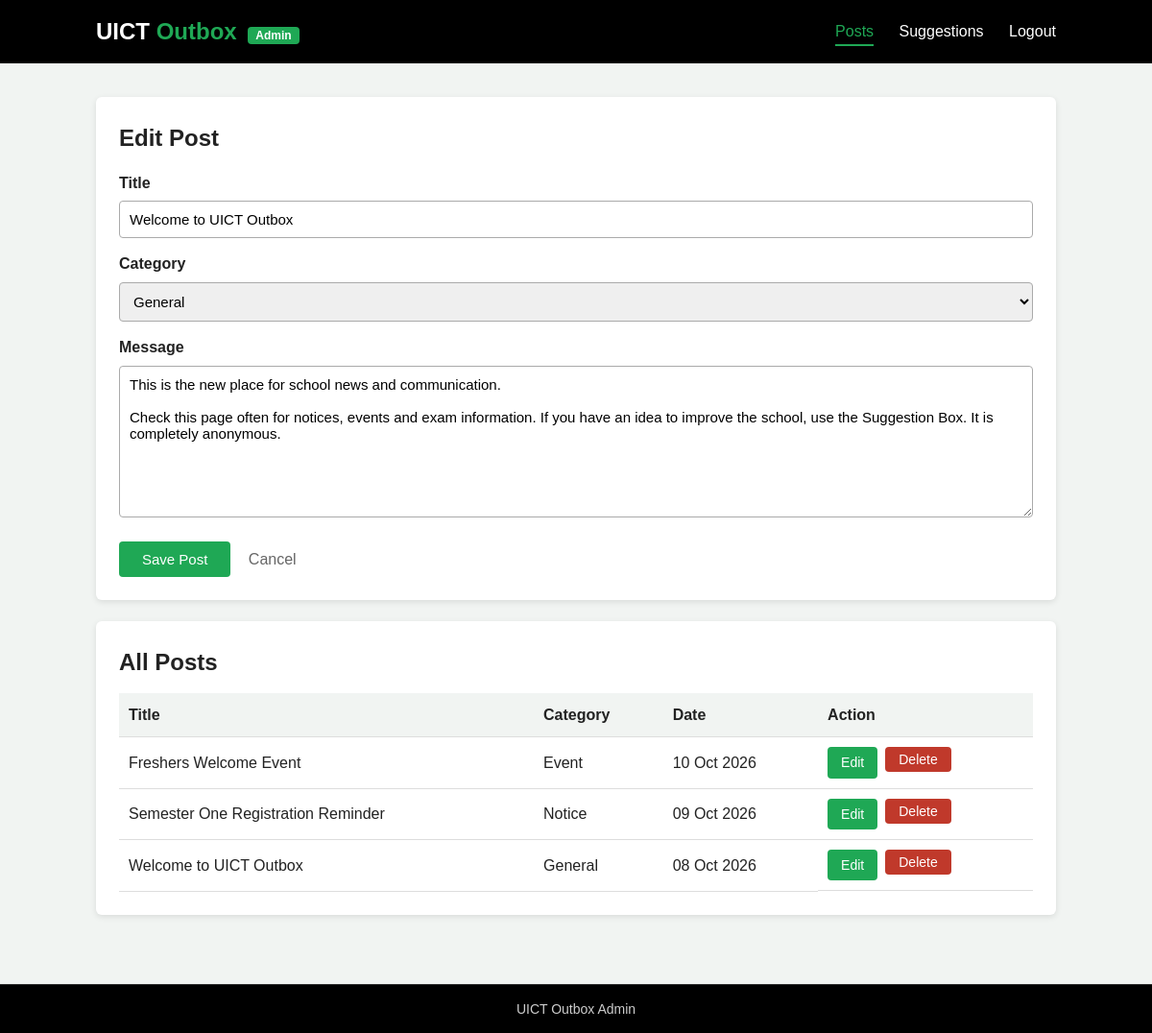
/admin/dashboard.php?edit=1 (signed in), run on the app's committed database.
### tables this page shows
CREATE TABLE posts (
id INTEGER PRIMARY KEY AUTOINCREMENT,
title TEXT NOT NULL,
category TEXT NOT NULL,
body TEXT NOT NULL,
created_at TEXT NOT NULL
);

### admin/dashboard.php (the view, shortened to what this page needs)
<?php
include "../additions/connect.php";
$categories = ["Notice", "Event", "Exam", "General"];
$id = "";
$title = "";
$category = "";
$body = "";
if (isset($_GET['edit'])) {
$stmt = $db->prepare("SELECT * FROM posts WHERE id = ?");
$stmt->execute([$_GET['edit']]);
$old = $stmt->fetch();
if ($old) {
$id = $old['id'];
$title = $old['title'];
$category = $old['category'];
$body = $old['body'];
}
}
$posts = $db->query("SELECT * FROM posts ORDER BY created_at DESC, id DESC")->fetchAll();
$unread = $db->query("SELECT COUNT(*) FROM suggestions WHERE is_read = 0")->fetchColumn();
?>
<!DOCTYPE html>
<html lang="en">
<head>
<link rel="stylesheet" href="../css/style.css">
</head>
<body>
<div class="navbar">
<div class="container">
<a href="dashboard.php" class="logo">UICT <span>Outbox</span> <small>Admin</small></a>
<div class="links">
<a href="dashboard.php" class="active">Posts</a>
<a href="suggestions.php">Suggestions<?php if ($unread > 0) { echo ' <span class="count">' . $unread . '</span>'; } ?></a>
<a href="index.php?logout=1">Logout</a>
</div>
</div>
</div>
<div class="container page">
<div class="box">
<h2><?php if ($id == "") { echo "Add New Post"; } else { echo "Edit Post"; } ?></h2>
<form method="post" action="dashboard.php">
<label>Title</label>
<input type="text" name="title" maxlength="150" value="<?php echo htmlspecialchars($title); ?>">
<label>Category</label>
<select name="category">
<?php foreach ($categories as $c) { ?>
<option value="<?php echo $c; ?>" <?php if ($category == $c) { echo "selected"; } ?>><?php echo $c; ?></option>
<?php } ?>
</select>
<label>Message</label>
<textarea name="body" rows="8"><?php echo htmlspecialchars($body); ?></textarea>
<button type="submit" name="save" class="button">Save Post</button>
<?php if ($id != "") { ?>
<a href="dashboard.php" class="cancel">Cancel</a>
<?php } ?>
</form>
</div>
<div class="box">
<h2>All Posts</h2>
<?php if (count($posts) == 0) { ?>
<p>No posts yet.</p>
<?php } else { ?>
<div class="table-box">
<table>
<tr>
<th>Title</th>
<th>Category</th>
<th>Date</th>
<th>Action</th>
</tr>
<?php foreach ($posts as $post) { ?>
<tr>
<td><?php echo htmlspecialchars($post['title']); ?></td>
<td><?php echo htmlspecialchars($post['category']); ?></td>
<td><?php echo date("d M Y", strtotime($post['created_at'])); ?></td>
<td class="actions">
<a href="dashboard.php?edit=<?php echo $post['id']; ?>" class="button small">Edit</a>
<form method="post" action="dashboard.php" onsubmit="return confirm('Delete this post?');">
<button type="submit" name="delete" class="button small red">Delete</button>
</form>
</td>
</tr>
<?php } ?>
</table>
</div>
<?php } ?>
</div>
</div>
<div class="footer">
<div class="copyright">
<p>UICT Outbox Admin</p>
</div>
</div>
</body>
</html>

### css/style.css (style rules this page uses)
* { margin: 0; padding: 0; box-sizing: border-box; }
body { font-family: Arial, sans-serif; background-color: #f1f4f2; color: #222; line-height: 1.6; }
a { text-decoration: none; color: inherit; }
.container { width: 90%; max-width: 1000px; margin: 0 auto; }
.navbar { background-color: #000; }
.navbar .container { display: flex; justify-content: space-between; align-items: center; flex-wrap: wrap; padding: 14px 0; }
.logo { color: #fff; font-size: 24px; font-weight: bold; }
.logo span { color: #1fa855; }
.logo small { font-size: 12px; background-color: #1fa855; padding: 2px 8px; border-radius: 4px; margin-left: 5px; }
.links a { color: #fff; margin-left: 22px; padding: 5px 0; }
.links a:hover, .links a.active { color: #1fa855; border-bottom: 2px solid #1fa855; }
.page { padding: 35px 0 50px; }
.box { background-color: #fff; border-radius: 6px; padding: 24px; margin-bottom: 22px; box-shadow: 0 2px 6px rgba(0, 0, 0, 0.1); }
.box h2, .box h3 { margin-bottom: 12px; }
label { display: block; font-weight: bold; margin: 14px 0 6px; }
input[type="text"], input[type="password"], select, textarea { width: 100%; padding: 10px; border: 1px solid #aaa; border-radius: 4px; font-size: 15px; font-family: Arial, sans-serif; }
.button { display: inline-block; background-color: #1fa855; color: #fff; border: none; padding: 10px 24px; font-size: 15px; border-radius: 4px; cursor: pointer; margin-top: 18px; }
.button.small { padding: 5px 14px; font-size: 14px; margin-top: 0; }
.button.red { background-color: #c0392b; }
.cancel { margin-left: 14px; color: #666; }
.table-box { overflow-x: auto; }
table { width: 100%; border-collapse: collapse; }
th, td { text-align: left; padding: 10px; border-bottom: 1px solid #ddd; }
th { background-color: #f1f4f2; }
.actions { display: flex; gap: 8px; }
.footer { background-color: #000; color: #ccc; }
.copyright { text-align: center; padding: 14px 0; border-top: 1px solid #2a2a2a; font-size: 14px; }

### data on the page
posts: title "Welcome to UICT Outbox", category "General", body "This is the new place for school news and communication. Check this page often for notices, events and exam information. If you have an idea to improve the school, use the Suggestion Box. It is completely anonymous.", created_at "08 Oct 2026"
posts: title "Freshers Welcome Event", category "Event", created_at "10 Oct 2026"
posts: title "Semester One Registration Reminder", category "Notice", created_at "09 Oct 2026"
